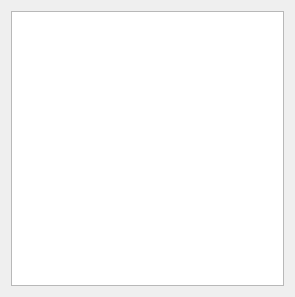
<?xml version="1.0" encoding="UTF-8"?>
<ui version="4.0">
 <class>HistogramWidget</class>
 <widget class="QWidget" name="HistogramWidget">
  <property name="geometry">
   <rect>
    <x>0</x>
    <y>0</y>
    <width>295</width>
    <height>297</height>
   </rect>
  </property>
  <property name="windowTitle">
   <string>Form</string>
  </property>
  <layout class="QHBoxLayout" name="horizontalLayout">
   <item>
    <widget class="QGraphicsView" name="graphicsView"/>
   </item>
  </layout>
 </widget>
 <resources/>
 <connections/>
</ui>
